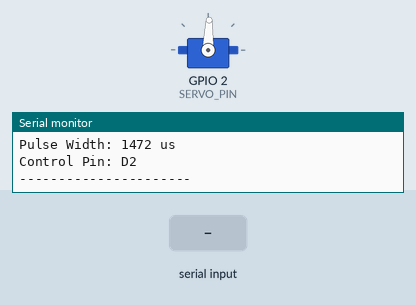
A sketch run on a simulated ESP32. On the bench: servo, the last lines printed to the serial monitor. Wiring (inferred from the names in the program): servo: signal GPIO 2. Inputs (shaded band) come from the test bench. Servo pulses on a pin are drawn as a servo (544–2400 µs = 0–180°).

Above: at 1.2 s.
1.3 s: "sweep\n" received over Serial
At 2.29 s:
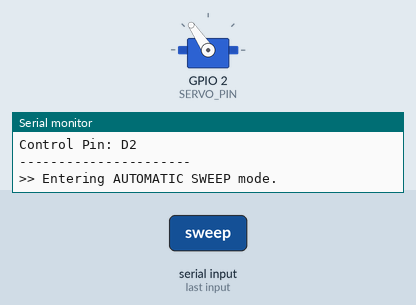
4.3 s: "0\n" received over Serial
5.8 s: "sweep\n" received over Serial
At 7.54 s:
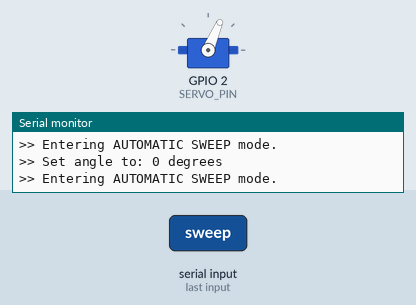
8.8 s: "5\n" received over Serial
10.3 s: "90\n" received over Serial
At 11.5 s:
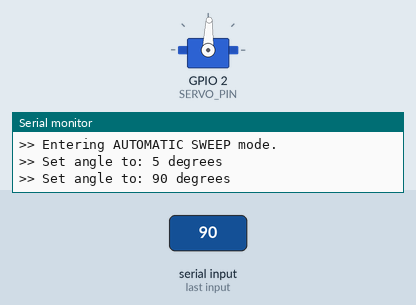
Timing chart, 0 to 12.8 s (numbered marks = the images above; inputs shaded):
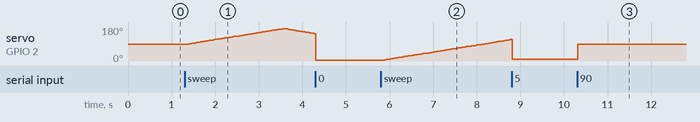

The sketch:

Xiao_MG24_Servo_Test.ino
```cpp
#include "ServoDriver.h"

// Define the pin connected to the servo signal wire.
// Pin D0 is a standard digital pin on the Seeed Studio XIAO MG24.
// We use preprocessor check for D0 fallback.
#ifdef D0
const int SERVO_PIN = D7;
#else
const int SERVO_PIN = 2; // Default to GPIO 2 (common fallback)
#endif

ServoDriver myServo(SERVO_PIN);

// State variables for servo control modes
enum Mode {
  MODE_MANUAL,
  MODE_SWEEP
};

Mode currentMode = MODE_MANUAL;
int currentAngle = 90;
bool sweepDirectionUp = true;
unsigned long lastSweepUpdateMs = 0;
const unsigned long SWEEP_INTERVAL_MS = 25; // Time in milliseconds between each 1-degree step of the sweep

// Function declarations
void printHelp();
void printStatus();
void handleSerial();
void updateSweep();

void setup() {
  // Initialize Serial interface at 115200 bps
  Serial.begin(115200);

  // Wait up to 3 seconds for Serial Monitor to initialize (optional, prevents missing initial prints)
  unsigned long start = millis();
  while (!Serial && (millis() - start < 3000)) {
    delay(10);
  }

  // Initialize the servo driver (sets pin mode to OUTPUT)
  myServo.begin();

  // Set servo to middle position (90 degrees) initially
  myServo.write(currentAngle);

  // Display the help menu and initial status
  printHelp();
  printStatus();
}

void loop() {
  // CRITICAL: Must call update() continuously in the loop.
  // This generates the 50Hz pulses (20ms interval) required for servo control.
  myServo.update();

  // Read and execute serial commands
  handleSerial();

  // Advance the sweep angle if we are in automatic sweep mode
  updateSweep();
}

void printHelp() {
  Serial.println(F("\n============================================="));
  Serial.println(F("     Seeed Studio XIAO MG24 Servo Tester      "));
  Serial.println(F("============================================="));
  Serial.println(F("Commands:"));
  Serial.println(F("  [0-180]      - Go to specific angle in degrees (e.g. '90')"));
  Serial.println(F("  u[500-2500]  - Set pulse width directly in microseconds (e.g. 'u1500')"));
  Serial.println(F("  sweep        - Start automatic continuous sweep (0 -> 180 -> 0)"));
  Serial.println(F("  stop         - Stop automatic sweep and enter manual mode"));
  Serial.println(F("  status       - Display current servo settings"));
  Serial.println(F("  help         - Display this menu"));
  Serial.println(F("=============================================\n"));
}

void printStatus() {
  Serial.println(F("--- Current Status ---"));
  Serial.print(F("Mode:        "));
  Serial.println(currentMode == MODE_SWEEP ? F("AUTOMATIC SWEEP") : F("MANUAL CONTROL"));
  Serial.print(F("Angle:       "));
  Serial.print(myServo.read());
  Serial.println(F(" degrees"));
  Serial.print(F("Pulse Width: "));
  Serial.print(myServo.readMicroseconds());
  Serial.println(F(" us"));
  Serial.print(F("Control Pin: D"));
  Serial.println(SERVO_PIN);
  Serial.println(F("----------------------"));
}

void handleSerial() {
  static String inputBuffer = "";

  while (Serial.available() > 0) {
    char c = (char)Serial.read();

    // Check for line end characters
    if (c == '\n' || c == '\r') {
      inputBuffer.trim();
      if (inputBuffer.length() == 0) {
        inputBuffer = "";
        continue;
      }

      if (inputBuffer.equalsIgnoreCase("sweep")) {
        currentMode = MODE_SWEEP;
        Serial.println(F(">> Entering AUTOMATIC SWEEP mode."));
      }
      else if (inputBuffer.equalsIgnoreCase("stop") || inputBuffer.equalsIgnoreCase("manual")) {
        currentMode = MODE_MANUAL;
        Serial.println(F(">> Stopped sweep. Entering MANUAL mode."));
        printStatus();
      }
      else if (inputBuffer.equalsIgnoreCase("status")) {
        printStatus();
      }
      else if (inputBuffer.equalsIgnoreCase("help")) {
        printHelp();
      }
      else if (inputBuffer.startsWith("u")) {
        // Direct microsecond command (e.g., "u1500")
        currentMode = MODE_MANUAL;
        String pulseStr = inputBuffer.substring(1);
        int pulseVal = pulseStr.toInt();

        if (pulseVal >= 500 && pulseVal <= 2500) {
          myServo.writeMicroseconds(pulseVal);
          Serial.print(F(">> Set pulse width to: "));
          Serial.print(pulseVal);
          Serial.println(F(" us"));
        } else {
          Serial.println(F(">> Error: Pulse width must be between 500 and 2500 microseconds."));
        }
      }
      else {
        // Check if the input is a valid positive integer
        bool isNumeric = true;
        for (unsigned int i = 0; i < inputBuffer.length(); i++) {
          if (!isdigit(inputBuffer[i])) {
            isNumeric = false;
            break;
          }
        }

        if (isNumeric && inputBuffer.length() > 0) {
          int angleVal = inputBuffer.toInt();
          if (angleVal >= 0 && angleVal <= 180) {
            currentMode = MODE_MANUAL;
            currentAngle = angleVal;
            myServo.write(currentAngle);
            Serial.print(F(">> Set angle to: "));
            Serial.print(currentAngle);
            Serial.println(F(" degrees"));
          } else {
            Serial.println(F(">> Error: Angle must be between 0 and 180 degrees."));
          }
        } else {
          Serial.print(F(">> Unknown command: '"));
          Serial.print(inputBuffer);
          Serial.println(F("'. Type 'help' to see list of valid commands."));
        }
      }

      // Clear the buffer for next command
      inputBuffer = "";
    } else {
      // Append character to the buffer if it is printable
      if (isprint(c)) {
        inputBuffer += c;
      }
      // Safety limit to prevent memory bloat/hangs
      if (inputBuffer.length() > 32) {
        inputBuffer = "";
      }
    }
  }
}

void updateSweep() {
  if (currentMode == MODE_SWEEP) {
    unsigned long currentMs = millis();
    if (currentMs - lastSweepUpdateMs >= SWEEP_INTERVAL_MS) {
      lastSweepUpdateMs = currentMs;

      // Increment or decrement the angle based on direction
      if (sweepDirectionUp) {
        currentAngle++;
        if (currentAngle >= 180) {
          currentAngle = 180;
          sweepDirectionUp = false;
        }
      } else {
        currentAngle--;
        if (currentAngle <= 0) {
          currentAngle = 0;
          sweepDirectionUp = true;
        }
      }

      // Write the updated angle to the servo
      myServo.write(currentAngle);
    }
  }
}
```

ServoDriver.cpp
```cpp
#include "ServoDriver.h"

ServoDriver::ServoDriver(int pin)
  : _pin(pin),
    _pulseWidthUs((MIN_PULSE_WIDTH + MAX_PULSE_WIDTH) / 2),
    _lastPulseTimeUs(0) {}

void ServoDriver::begin() {
  pinMode(_pin, OUTPUT);
  digitalWrite(_pin, LOW);
}

void ServoDriver::writeMicroseconds(int pulseWidthUs) {
  // Clamp pulse width to a safe range (500us to 2500us) to prevent servo damage
  if (pulseWidthUs < 500) {
    pulseWidthUs = 500;
  } else if (pulseWidthUs > 2500) {
    pulseWidthUs = 2500;
  }
  _pulseWidthUs = pulseWidthUs;
}

void ServoDriver::write(int angle) {
  // Clamp angle to 0 - 180 degrees
  if (angle < 0) {
    angle = 0;
  } else if (angle > 180) {
    angle = 180;
  }

  // Map 0-180 degrees to MIN_PULSE_WIDTH (544us) and MAX_PULSE_WIDTH (2400us)
  int pulse = map(angle, 0, 180, MIN_PULSE_WIDTH, MAX_PULSE_WIDTH);
  writeMicroseconds(pulse);
}

int ServoDriver::read() const {
  return map(_pulseWidthUs, MIN_PULSE_WIDTH, MAX_PULSE_WIDTH, 0, 180);
}

int ServoDriver::readMicroseconds() const {
  return _pulseWidthUs;
}

void ServoDriver::update() {
  unsigned long currentMicros = micros();

  // Generate a pulse every 20,000 microseconds (50Hz frequency)
  // Unsigned subtraction naturally handles micros() overflow safely
  if (currentMicros - _lastPulseTimeUs >= REFRESH_INTERVAL_US) {
    _lastPulseTimeUs = currentMicros;

    // High phase of the pulse (blocking only for the pulse duration, which is max 2.5ms)
    // We temporarily disable interrupts during the active pulse to prevent timing jitter.
    noInterrupts();
    digitalWrite(_pin, HIGH);
    delayMicroseconds(_pulseWidthUs);
    digitalWrite(_pin, LOW);
    interrupts();
  }
}
```

ServoDriver.h
```cpp
#ifndef SERVO_DRIVER_H
#define SERVO_DRIVER_H

#include <Arduino.h>

class ServoDriver {
public:
  // Constructor: sets the pin to use for the servo.
  ServoDriver(int pin);

  // Initializes the GPIO pin. Should be called in setup().
  void begin();

  // Writes a pulse width directly in microseconds (typically 544 to 2400).
  void writeMicroseconds(int pulseWidthUs);

  // Writes an angle in degrees (0 to 180). Maps to standard servo microseconds.
  void write(int angle);

  // Reads the current angle (0 to 180).
  int read() const;

  // Reads the current pulse width in microseconds.
  int readMicroseconds() const;

  // Must be called continuously in the loop() function to generate pulses.
  void update();

private:
  int _pin;
  int _pulseWidthUs;
  unsigned long _lastPulseTimeUs;

  // Standard pulse width mappings (matching Arduino Servo library defaults)
  static const int MIN_PULSE_WIDTH = 544;  // microseconds, corresponds to 0 degrees
  static const int MAX_PULSE_WIDTH = 2400; // microseconds, corresponds to 180 degrees
  static const unsigned long REFRESH_INTERVAL_US = 20000; // 20ms (50Hz)
};

#endif // SERVO_DRIVER_H
```

Measured:
- after the input at 1.3 s, servo on GPIO 2 (SERVO_PIN): rises from 88° to 170° in 2.2 s, then falls to 145° in 0.73 s
- after the input at 5.8 s, servo on GPIO 2 (SERVO_PIN): moves from 4° to 115° over 3.0 s, starting at once
- after the input at 10.3 s, servo on GPIO 2 (SERVO_PIN): 9° → 88° at once
